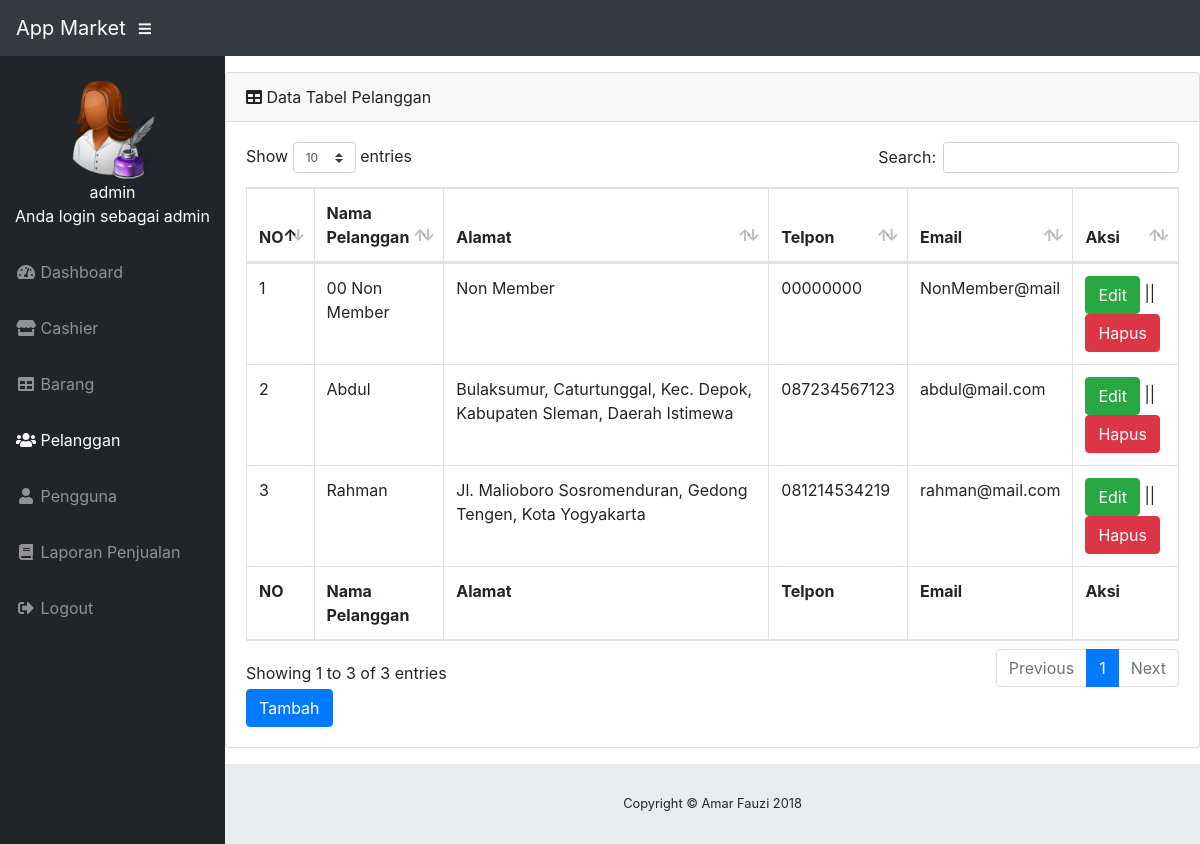
Screenshot of /index.php?page=pelanggan (signed in) with the database file from the repository.
### tables this page shows
CREATE TABLE `tb_pengguna` (
  `id` int(11) NOT NULL,
  `username` varchar(100) NOT NULL,
  `nama` varchar(100) NOT NULL,
  `password` varchar(100) NOT NULL,
  `level` varchar(20) NOT NULL,
  `foto` varchar(300) NOT NULL
);

CREATE TABLE `tb_pelanggan` (
  `kode_pelanggan` int(11) NOT NULL,
  `nama` varchar(100) NOT NULL,
  `alamat` text NOT NULL,
  `telpon` varchar(15) NOT NULL,
  `email` varchar(50) NOT NULL
);

### kodepj.php (called while the page is built)
<?php
function random_kode($kode){
	$data = '1234567890';
	$string = 'KPJ-';
	for($i=0;$i < $kode;$i++){
		$pos = rand(0,strlen($data)-1);
		$string .= $data{$pos};
	}
	return $string;
}
$kodepj = random_kode(10);
?>

### page/pelanggan/pelanggan.php (the view)
<div class="card mb-3">
    <div class="card-header">
        <i class="fas fa-table"></i>
        Data Tabel Pelanggan</div>
    <div class="card-body">
        <div class="table-responsive">
            <table class="table table-bordered" id="dataTable" width="100%" cellspacing="0">
                <thead>
                    <tr>
						<th>NO</th>
                        <th>Nama Pelanggan</th>
                        <th>Alamat</th>
                        <th>Telpon</th>
                        <th>Email</th>
						<th>Aksi</th>
                    </tr>
                </thead>
                <tfoot>
                      <tr>
						<th>NO</th>
                        <th>Nama Pelanggan</th>
                        <th>Alamat</th>
                        <th>Telpon</th>
                        <th>Email</th>
						<th>Aksi</th>
                    </tr>
                </tfoot>
                <tbody>
                    <?php
                    $no = 1;
                    $sql = $koneksi->query("select * from tb_pelanggan");
                    while ($data = $sql->fetch_assoc()) {
                        ?>
                        <tr>
                            <td><?php echo $no++ ?></td>
                            <td><?php echo $data['nama'] ?></td>
                            <td width="300px"><?php echo $data['alamat'] ?></td>
                            <td><?php echo $data['telpon'] ?></td>
                            <td><?php echo $data['email'] ?></td>
							<td>
								<a href="?page=pelanggan&aksi=ubah&id=<?php echo $data['kode_pelanggan'] ?>" class="btn btn-success">Edit</a> ||
								<a onclick="return confirm('Data ini akan di hapus')" href="?page=pelanggan&aksi=hapus&id=<?php echo $data['kode_pelanggan'] ?>" class="btn btn-danger">Hapus</a>
							</td>
                        </tr>
                    <?php } ?>
                </tbody>
            </table>
			<a href="?page=pelanggan&aksi=tambah" class="btn btn-primary">Tambah</a>
        </div>
    </div>
</div>

### index.php (shortened to what this page needs)
<?php
include('kodepj.php');
$koneksi = new mysqli("localhost","root","","appmarket");
$active = $_GET['page'];
if($_SESSION['admin'] || $_SESSION['kasir']){
?>
<!DOCTYPE html>
<html lang="en">
    <head>
        <link href="asset/vendor/bootstrap/css/bootstrap.min.css" rel="stylesheet">
        <link href="asset/vendor/fontawesome-free/css/all.min.css" rel="stylesheet" type="text/css">
        <link href="asset/vendor/datatables/dataTables.bootstrap4.css" rel="stylesheet">
        <link href="asset/css/sb-admin.css" rel="stylesheet">
    </head>
    <body id="page-top">
        <nav class="navbar navbar-expand navbar-dark bg-dark static-top">
            <a class="navbar-brand mr-1" href="">App Market</a>
            <button class="btn btn-link btn-sm text-white order-1 order-sm-0" id="sidebarToggle" href="#">
                <i class="fas fa-bars"></i>
            </button>
			<?php
			if($_SESSION['admin']){
				$user = $_SESSION['admin'];
			}elseif($_SESSION['kasir']){
				$user = $_SESSION['kasir'];
			}
			$sql = $koneksi->query("select * from tb_pengguna where id='$user'");
			$data = $sql->fetch_assoc();
			?>
		</nav>
        <div id="wrapper">
            <ul class="sidebar navbar-nav"><br>
			<div class="text-center">
				<div class="image">
					<img src="gambar/<?php echo $data['foto'] ?>" alt="<?php echo $data['username'] ?>" width='auto' height=100/>
				</div>
				<div class="user-info">
					<p style="color:white" ><?php echo $data['username'] ?> <br> Anda login sebagai <?php echo $data['level'] ?></p>
				</div>
			</div>
                <li class="nav-item <?php if($active=='dashboard'){echo 'active';} ?> ">
                    <a class="nav-link" href="?page=dashboard">
                        <i class="fas fa-fw fa-tachometer-alt"></i>
                        <span>Dashboard</span>
                    </a>
                </li>
				<li class="nav-item <?php if($active=='penjualan'){echo 'active';}?>">
                    <a class="nav-link" href="?page=penjualan&kodepj=<?php echo $kodepj ?>">
                        <i class="fas fa-fw fa-store"></i>
                    <span>Cashier</span></a>
                </li>
				<?php if($_SESSION['admin']){ ?>
                <li class="nav-item <?php if($active=='barang'){echo 'active';} ?>">
                    <a class="nav-link" href="?page=barang">
                        <i class="fas fa-fw fa-table"></i>
                        <span>Barang</span></a>
                </li>
                <li class="nav-item <?php if($active=='pelanggan'){echo 'active';} ?>">
                    <a class="nav-link" href="?page=pelanggan">
                        <i class="fas fa-fw fa-users"></i>
                        <span>Pelanggan</span></a>
                </li>
				<li class="nav-item <?php if($active=='pengguna'){echo 'active';} ?>">
                    <a class="nav-link" href="?page=pengguna">
                        <i class="fas fa-fw fa-user"></i>
                        <span>Pengguna</span></a>
                </li>
				<li class="nav-item">
                    <a class="nav-link" data-toggle="modal" data-target="#smallModal">
                        <i class="fas fa-fw fa-book"></i>
                        <span>Laporan Penjualan</span></a>
                </li>
				<?php } ?>
				<li class="nav-item">
                    <a class="nav-link" data-toggle="modal" data-target="#logoutModal">
                        <i class="fas fa-fw fa-sign-out-alt"></i>
						<span>Logout</span>
					</a>
                </li>
            </ul>
            <div id="content-wrapper">
                <?php
                $page = $_GET['page'];
                $aksi = $_GET['aksi'];
                if ($page == 'pelanggan') {
                    if ($aksi == '') {
                        include 'page/pelanggan/pelanggan.php';
                    }
                }
                ?>
                <footer class="sticky-footer">
                    <div class="container my-auto">
                        <div class="copyright text-center my-auto">
                            <span>Copyright © Amar Fauzi 2018</span>
                        </div>
                    </div>
                </footer>
            </div>
        </div>
    </body>
</html>
<?php
}else{
	header("location:login.php");
}
?>

### asset/css/sb-admin.css (style rules this page uses)
html { position: relative; min-height: 100%; }
body { height: 100%; }
#wrapper { display: -webkit-box; display: -ms-flexbox; display: flex; }
#wrapper #content-wrapper { overflow-x: hidden; width: 100%; padding-top: 1rem; padding-bottom: 80px; }
.navbar-nav .nav-item.active .nav-link { color: #fff; }
.sidebar { width: 90px !important; background-color: #212529; min-height: calc(100vh - 56px); }
.sidebar .nav-item:last-child { margin-bottom: 1rem; }
.sidebar .nav-item .nav-link { text-align: center; padding: 0.75rem 1rem; width: 90px; }
.sidebar .nav-item .nav-link span { font-size: 0.65rem; display: block; }
.sidebar .nav-item .nav-link { color: rgba(255, 255, 255, 0.5); }
@media (min-width: 768px) { .sidebar { width: 225px !important; } }
@media (min-width: 768px) { .sidebar .nav-item .nav-link { display: block; width: 100%; text-align: left; padding: 1rem; width: 225px; } }
@media (min-width: 768px) { .sidebar .nav-item .nav-link span { font-size: 1rem; display: inline; } }
:root { --input-padding-x: 0.75rem; --input-padding-y: 0.75rem; }
footer.sticky-footer { display: -webkit-box; display: -ms-flexbox; display: flex; position: absolute; right: 0; bottom: 0; width: calc(100% - 90px); height: 80px; background-color: #e9ecef; }
footer.sticky-footer .copyright { line-height: 1; font-size: 0.8rem; }
@media (min-width: 768px) { footer.sticky-footer { width: calc(100% - 225px); } }

### rows the page displays
tb_pengguna: foto (picture), username "admin", level "admin"
tb_pelanggan: nama "00 Non Member", alamat "Non Member", telpon "00000000", email "NonMember@mail"
tb_pelanggan: nama "Abdul", alamat "Bulaksumur, Caturtunggal, Kec. Depok, Kabupaten Sleman, Daerah Istimewa", telpon "087234567123", email "abdul@mail.com"
tb_pelanggan: nama "Rahman", alamat "Jl. Malioboro Sosromenduran, Gedong Tengen, Kota Yogyakarta", telpon "081214534219", email "rahman@mail.com"
